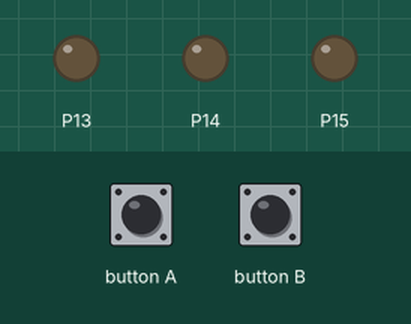
Bench run of a program on a simulated BBC micro:bit (MakeCode). Parts: output pins drawn as LEDs (lit = HIGH). The test bench sets the inputs (shaded band).

Above: at 1.2 s.
1.3 s: button A pressed for 0.15 s
At 2.1 s:
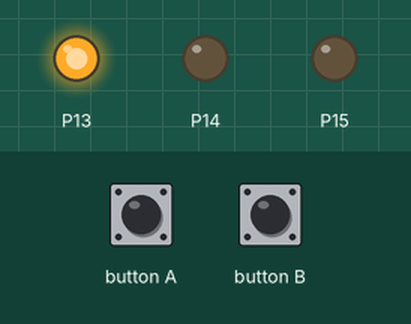
At 4.2 s:
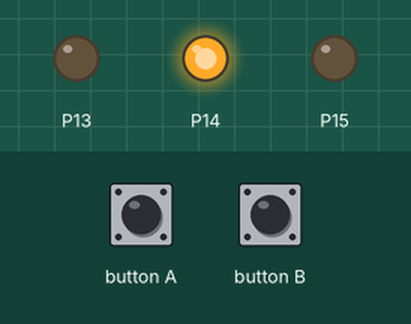
4.4 s: button B pressed for 0.15 s
At 10.6 s:
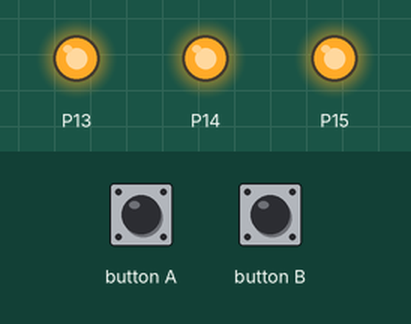
Timing chart, 0 to 12.1 s (numbered marks = the images above; inputs shaded):
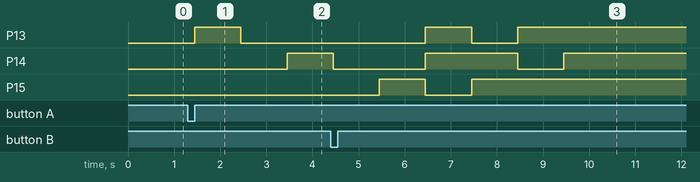

Measured:
- after the input at 1.3 s, P13: LOW → HIGH after 0.15 s, → LOW 1.0 s later; P14: LOW → HIGH after 2.2 s

The program:

main.ts
```typescript
// (licence header left out)
input.onButtonPressed(Button.A, function () {
    //red
    pins.digitalWritePin(DigitalPin.P13, 1)
    basic.pause(1000)
    pins.digitalWritePin(DigitalPin.P13, 0)
    basic.pause(1000)
    //green
    pins.digitalWritePin(DigitalPin.P14, 1)
    basic.pause(1000)
    pins.digitalWritePin(DigitalPin.P14, 0)
    basic.pause(1000)

    //blue
    pins.digitalWritePin(DigitalPin.P15, 1)
    basic.pause(1000)
    pins.digitalWritePin(DigitalPin.P15, 0)


     //yellow
    pins.digitalWritePin(DigitalPin.P13, 1)
    pins.digitalWritePin(DigitalPin.P14, 1)
    pins.digitalWritePin(DigitalPin.P15, 0)

    basic.pause(1000)

    //teal
    pins.digitalWritePin(DigitalPin.P13, 0)
    pins.digitalWritePin(DigitalPin.P14, 1)
    pins.digitalWritePin(DigitalPin.P15, 1)

    basic.pause(1000)

   //purple
    pins.digitalWritePin(DigitalPin.P13, 1)
    pins.digitalWritePin(DigitalPin.P14, 0)
    pins.digitalWritePin(DigitalPin.P15, 1)

    basic.pause(1000)
    //all
    pins.digitalWritePin(DigitalPin.P13, 1)
    pins.digitalWritePin(DigitalPin.P14, 1)
    pins.digitalWritePin(DigitalPin.P15, 1)
})

input.onButtonPressed(Button.B, function () {
    pins.digitalWritePin(DigitalPin.P13, 0)
    pins.digitalWritePin(DigitalPin.P14, 0)
    pins.digitalWritePin(DigitalPin.P15, 0)

})
```
